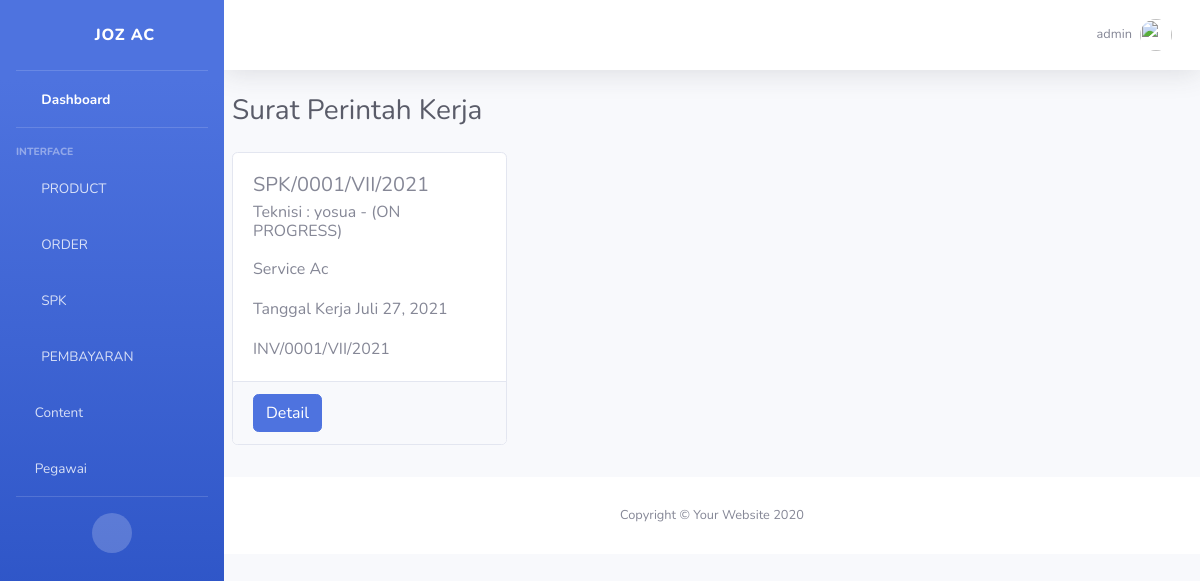
Page /spk/admin/OnProgress/ (signed in) on the committed database.
### account/models.py (models this page shows)
class Account(AbstractBaseUser, PermissionsMixin):
	jabatanChoice        = [
	('ADMIN','ADMIN'),
	('TEKNISI','TEKNISI'),
	]
	username 	= models.CharField(max_length=20, unique=True)
	jabatan 	= models.CharField(choices=jabatanChoice, max_length=8)
	date_joined = models.DateTimeField(auto_now_add=True)
	last_login 	= models.DateTimeField(auto_now=True)
	is_active = models.BooleanField(default=True)
	is_staff = models.BooleanField(default=True)
	is_superuser = models.BooleanField(default=False)
	is_admin	= models.BooleanField(default=True)
	objects = AccountManage()
	USERNAME_FIELD = 'username'
	REQUIRED_FIELDS = []
	def __str__(self):
		return self.username
	class Meta:
		verbose_name = 'Account'
		verbose_name_plural = 'Account'

### SPK_teknisi/models.py (models this page shows, shortened)
class SPKModel(models.Model):
    statusChoice        = [
        ('PENDING','ON PROGRESS'),
        ('CANCEL','CANCEL'),
        ('SELESAI','SELESAI'),
    ]
    no_SPK			= models.CharField(max_length=30, verbose_name='Nomor SPK', blank=True, unique=True)
    tgl_input		= models.DateField(auto_now=True, verbose_name='Tanggal Input')
    teknisi			= models.ForeignKey(settings.AUTH_USER_MODEL, on_delete=models.SET_NULL, related_name='teknisiUser', verbose_name='Teknisi', null=True)
    pesanan		    = models.OneToOneField(InvoiceModel, related_name='SPK', on_delete=models.SET_NULL, verbose_name='Invoice', null=True)
    tgl_pengerjaan	= models.DateField(verbose_name='Tanggal Pengerjaan')
    keterangan		= models.TextField(verbose_name='Keterangan')
    status			= models.CharField(choices=statusChoice, max_length=10, default='PENDING')
    slug_SPK		= models.SlugField()
    class Meta:
        verbose_name='Surat Perintah Kerja'
        verbose_name_plural='Surat Perintah Kerja'

### pesanan/models.py (models this page shows, shortened)
class InvoiceModel(models.Model):
    statusChoise = [
    ('LUNAS','LUNAS'),
    ('BELUM', 'BELUM LUNAS'),
    ]
    Invoice             = models.CharField(max_length=20, verbose_name='Nomor Invoice')
    clientINV           = models.OneToOneField(ClientModel, blank=True, null=True, related_name='InvoiceClient', verbose_name='Invoice Client', on_delete=models.SET_NULL)
    statusPembayaran    = models.CharField(choices=statusChoise, max_length=20, default='BELUM')
    Keterangan          = models.TextField()
    tanggal			    = models.DateField(auto_now=True, editable=False, verbose_name='Tanggal')
    totalInvoice	    = models.PositiveIntegerField(default=0, verbose_name='Total Pembayaran')
    slug_Invoice	    = models.SlugField()
    class Meta:
        verbose_name='Invoice'
        verbose_name_plural='Invoice'

### SPK_teknisi/views.py (the view)
# urls.py: path('admin/OnProgress/', SPK_Progress_List.as_view(), name='OnProgress'),
class SPK_Progress_List(LoginRequiredMixin, ListView):
	login_url = reverse_lazy('account:login')
	model = SPKModel
	template_name = 'SPk_teknisi/OnProgress.html'
	context_object_name = 'object'
	queryset = model.objects.filter(status='PENDING')

### SPK_teknisi/templates/SPK_teknisi/OnProgress.html
{% extends "admin/base_admin.html" %}
{% block Content %}
	<div class="container-fluid pr-auto pl-2">
		<div class="d-sm-flex align-items-center justify-content-between mb-4">
	        <h1 class="h3 mb-0 text-gray-800">Surat Perintah Kerja</h1>
	    </div>
	    <div class="row row-cols-1 row-cols-md-3 md-3 mb-3">
		{% for data in object %}
		<div class="col-sm-6 card-deck mb-3">
			<div class="card" style="width: 30%;">
			  <div class="card-body">
			    <h5 class="card-title">{{data.no_SPK}}</h5>
			    <h6 class="card-subtitle mb-2 text-muted">Teknisi : {{data.teknisi.username}} - ({{data.get_status_display}})</h6>
			    <p class="card-text">{{data.keterangan|linebreaks}}Tanggal Kerja {{data.tgl_pengerjaan}}</p>
			    <p class="card-text">{{data.pesanan.Invoice}}</p>
			  </div>
			    <div class="card-footer">
				    <a href="{% url "spk:update" slug=data.slug_SPK %}" class="card-link btn btn-primary">Detail</a>
				</div>
			</div>
		</div>
		{% endfor %}
		</div>
    </div>
{% endblock Content %}

### templates/admin/include/topBar.html (shortened to what this page needs)
{% load static %}
                <nav class="navbar navbar-expand navbar-light bg-white topbar mb-4 static-top shadow">
                    <ul class="navbar-nav ml-auto">
                        <li class="nav-item dropdown no-arrow">
                            <a class="nav-link dropdown-toggle" href="#" id="userDropdown" role="button"
                                data-toggle="dropdown" aria-haspopup="true" aria-expanded="false">
                                <span class="mr-2 d-none d-lg-inline text-gray-600 small">{{request.user}}</span>
                                <img class="img-profile rounded-circle" src="{% static "img/undraw_profile.svg" %}">
                            </a>
                        </li>
                    </ul>
                </nav>

### rows in the picture
Account: user "admin"
SPKModel: no_SPK "SPK/0001/VII/2021", teknisi.username "yosua", status "ON PROGRESS", keterangan "Service Ac", tgl_pengerjaan "Juli 27, 2021", pesanan.Invoice "INV/0001/VII/2021"
